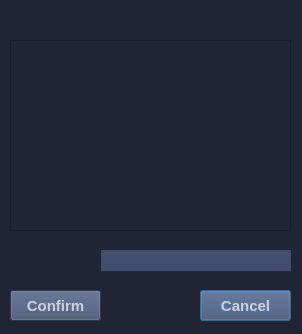
<?xml version="1.0" encoding="UTF-8"?>
<ui version="4.0">
 <class>rmvusrogru</class>
 <widget class="QDialog" name="rmvusrogru">
  <property name="geometry">
   <rect>
    <x>0</x>
    <y>0</y>
    <width>302</width>
    <height>334</height>
   </rect>
  </property>
  <property name="windowTitle">
   <string/>
  </property>
  <property name="styleSheet">
   <string notr="true">background-color: #212434
            </string>
  </property>
  <widget class="QLineEdit" name="Username_Input">
   <property name="geometry">
    <rect>
     <x>100</x>
     <y>250</y>
     <width>191</width>
     <height>21</height>
    </rect>
   </property>
   <property name="styleSheet">
    <string notr="true">background-color: #414E6E;color: #CCD2E6;border: none;</string>
   </property>
  </widget>
  <widget class="QLabel" name="label2">
   <property name="geometry">
    <rect>
     <x>10</x>
     <y>250</y>
     <width>91</width>
     <height>21</height>
    </rect>
   </property>
   <property name="styleSheet">
    <string notr="true">color: #8B93B2;</string>
   </property>
   <property name="text">
    <string/>
   </property>
  </widget>
  <widget class="QLabel" name="label">
   <property name="geometry">
    <rect>
     <x>10</x>
     <y>10</y>
     <width>271</width>
     <height>21</height>
    </rect>
   </property>
   <property name="styleSheet">
    <string notr="true">color: #8B93B2;</string>
   </property>
   <property name="text">
    <string/>
   </property>
  </widget>
  <widget class="QPushButton" name="Cancel_button">
   <property name="geometry">
    <rect>
     <x>200</x>
     <y>290</y>
     <width>91</width>
     <height>31</height>
    </rect>
   </property>
   <property name="font">
    <font>
     <pointsize>11</pointsize>
     <weight>75</weight>
     <bold>true</bold>
    </font>
   </property>
   <property name="styleSheet">
    <string notr="true">QPushButton {
background-color:#414E6E;
color: #CCD2E6;
font-weight: bold;
}

QPushButton:hover {
background: rgba(139, 147, 178, .75);
}</string>
   </property>
   <property name="text">
    <string>Cancel</string>
   </property>
  </widget>
  <widget class="QPushButton" name="Confirm_button">
   <property name="geometry">
    <rect>
     <x>10</x>
     <y>290</y>
     <width>91</width>
     <height>31</height>
    </rect>
   </property>
   <property name="font">
    <font>
     <pointsize>11</pointsize>
     <weight>75</weight>
     <bold>true</bold>
    </font>
   </property>
   <property name="styleSheet">
    <string notr="true">QPushButton {
background-color:#414E6E;
color: #CCD2E6;
font-weight: bold;
}

QPushButton:hover {
background: rgba(139, 147, 178, .75);
}</string>
   </property>
   <property name="text">
    <string>Confirm</string>
   </property>
  </widget>
  <widget class="QListWidget" name="listOFnames">
   <property name="geometry">
    <rect>
     <x>10</x>
     <y>40</y>
     <width>281</width>
     <height>191</height>
    </rect>
   </property>
   <property name="styleSheet">
    <string notr="true">color: #8B93B2;</string>
   </property>
   <property name="editTriggers">
    <set>QAbstractItemView::NoEditTriggers</set>
   </property>
   <property name="selectionMode">
    <enum>QAbstractItemView::NoSelection</enum>
   </property>
  </widget>
 </widget>
 <resources/>
 <connections/>
</ui>
